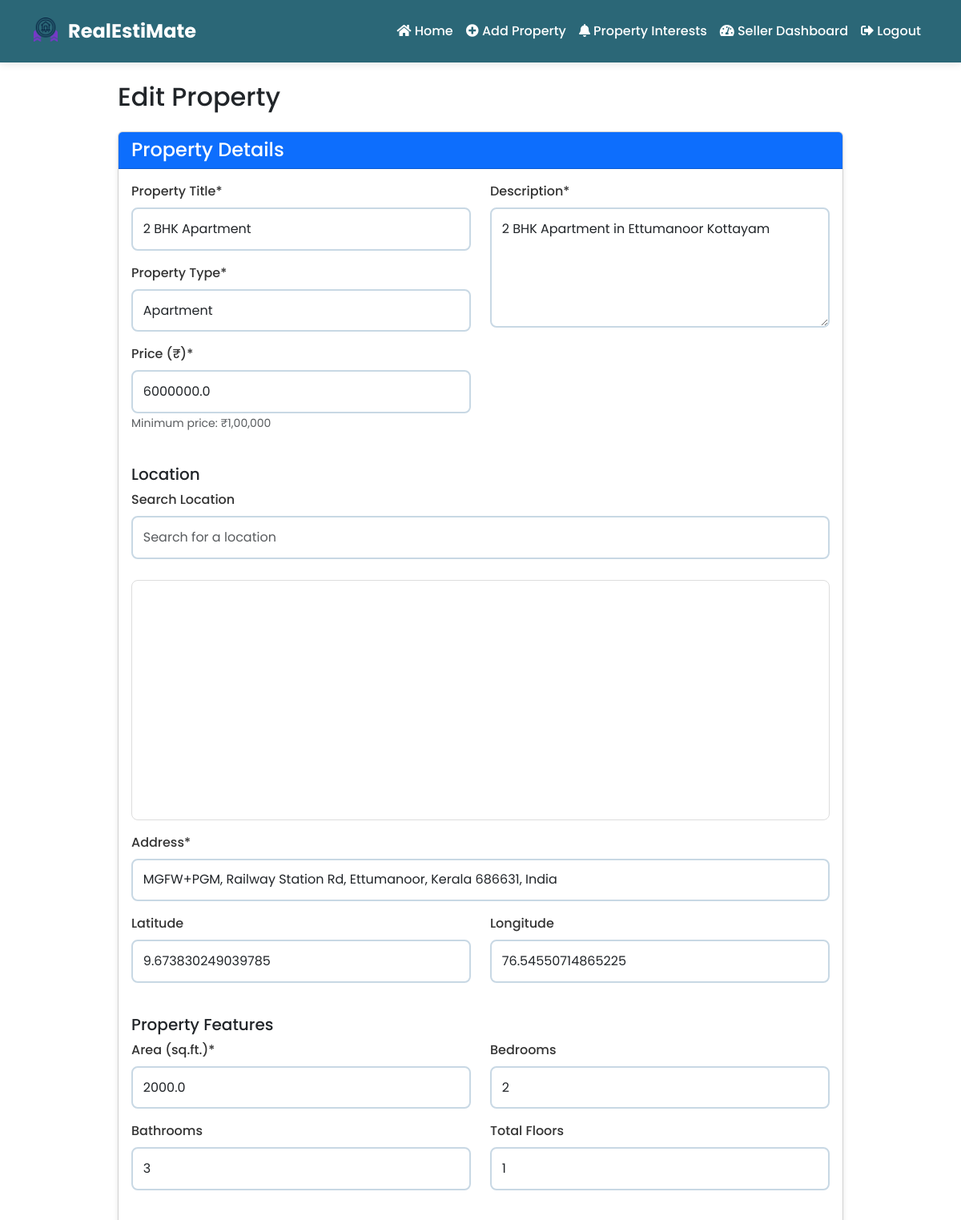
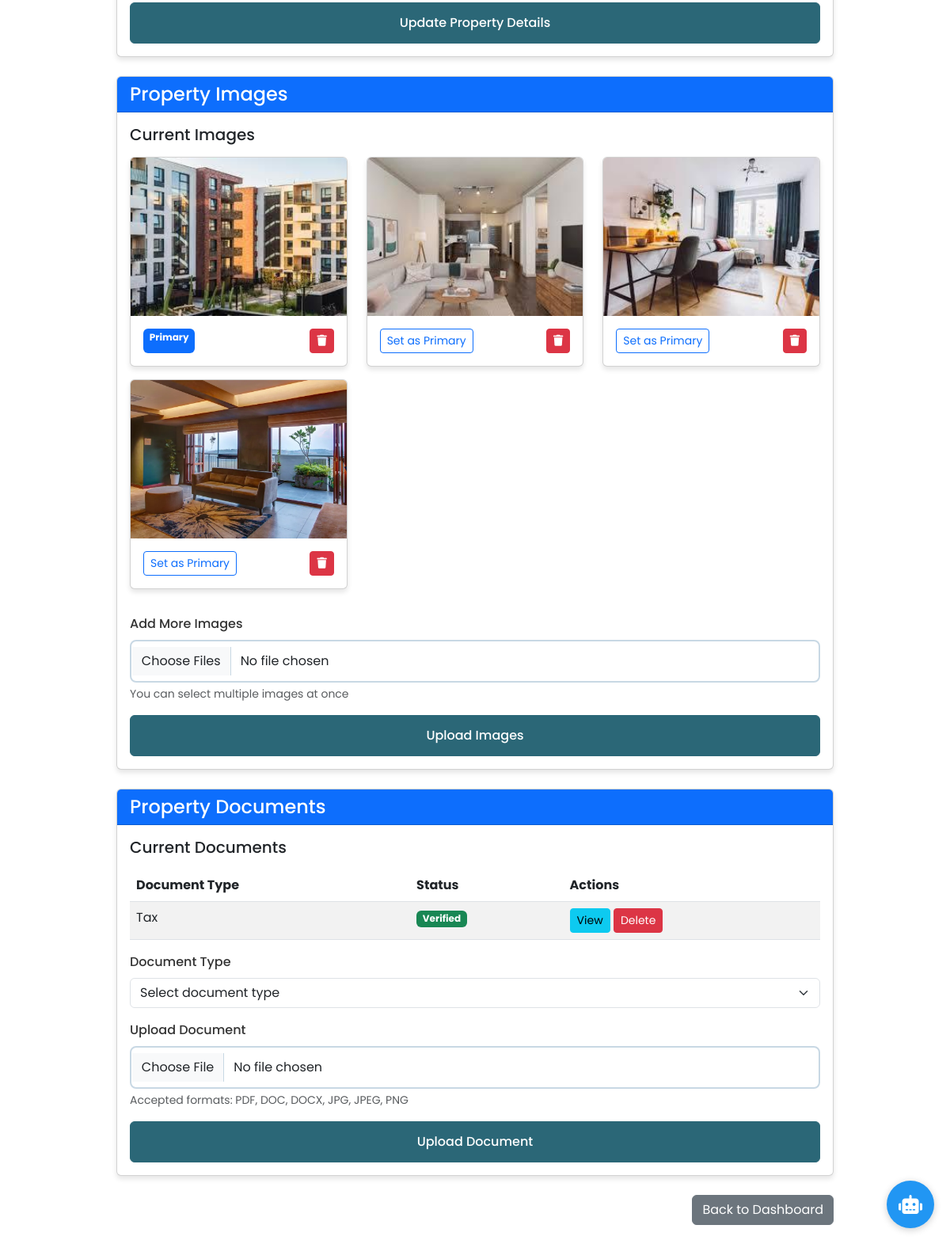
The page /property/edit/5 (signed in) on the database its author committed (2 pictures, top to bottom).
### app/models/property.py (models this page shows, shortened)
class Property(db.Model):
    id = db.Column(db.Integer, primary_key=True)
    title = db.Column(db.String(100), nullable=False)
    description = db.Column(db.Text)
    price = db.Column(db.Float, nullable=False)
    property_type = db.Column(db.String(50))  # 'house', 'apartment', 'plot'
    location = db.Column(db.String(100), nullable=False)
    latitude = db.Column(db.Float)
    longitude = db.Column(db.Float)
    area = db.Column(db.Float)  # in square feet
    area_unit = db.Column(db.String(20), default='sq_ft')
    bedrooms = db.Column(db.Integer)
    bathrooms = db.Column(db.Integer)
    floor = db.Column(db.Integer)  # for apartments
    total_floors = db.Column(db.Integer)
    plot_dimensions = db.Column(db.String(50))  # e.g., "40x60"
    corner_plot = db.Column(db.Boolean, default=False)
    facing = db.Column(db.String(20))  # North, South, East, West
    image_filename = db.Column(db.String(255))
    image_url = db.Column(db.String(255))
    created_at = db.Column(db.DateTime, default=datetime.utcnow)
    user_id = db.Column(db.Integer, db.ForeignKey('user.id'), nullable=False)
    is_available = db.Column(db.Boolean, default=True)
    is_verified = db.Column(db.Boolean, default=False)
    verification_status = db.Column(db.String(20), default='pending')  # pending, approved, rejected
    admin_feedback = db.Column(db.Text)  # For rejection reason
    verified_at = db.Column(db.DateTime)
    verified_by = db.Column(db.Integer, db.ForeignKey('user.id'), nullable=True)
    interests = db.relationship('PropertyInterest', lazy='dynamic', cascade='all, delete-orphan')
    images = db.relationship('PropertyImage', back_populates='property', cascade='all, delete-orphan')
    documents = db.relationship('PropertyDocument', back_populates='property', cascade='all, delete-orphan')

### app/models/property_image.py (models this page shows)
class PropertyImage(db.Model):
    id = db.Column(db.Integer, primary_key=True)
    property_id = db.Column(db.Integer, db.ForeignKey('property.id', ondelete='CASCADE'), nullable=False)
    filename = db.Column(db.String(255), nullable=False)
    url = db.Column(db.String(255), nullable=False)
    is_primary = db.Column(db.Boolean, default=False)
    created_at = db.Column(db.DateTime, default=datetime.utcnow)
    property = db.relationship('Property', back_populates='images')

### app/models/property_document.py (models this page shows)
class PropertyDocument(db.Model):
    id = db.Column(db.Integer, primary_key=True)
    property_id = db.Column(db.Integer, db.ForeignKey('property.id', ondelete='CASCADE'), nullable=False)
    filename = db.Column(db.String(255), nullable=False)
    url = db.Column(db.String(255), nullable=False)
    document_type = db.Column(db.String(100), nullable=False)  # tax, deed, title, other
    is_verified = db.Column(db.Boolean, default=False)
    admin_feedback = db.Column(db.Text)
    created_at = db.Column(db.DateTime, default=datetime.utcnow)
    verified_at = db.Column(db.DateTime)
    verified_by = db.Column(db.Integer, db.ForeignKey('user.id'), nullable=True)
    property = db.relationship('Property', back_populates='documents')

### app/routes/property.py (the view, shortened to what this page needs)
@bp.route('/edit/<int:id>', methods=['GET', 'POST'])
@login_required
def edit(id):
    property = Property.query.get_or_404(id)
    if property.user_id != current_user.id:
        flash('You can only edit your own properties', 'danger')
        return redirect(url_for('user.seller_dashboard'))
    return render_template('property/edit.html', property=property)

### app/templates/property/edit.html (shortened to what this page needs)
{% extends "base.html" %}
{% block content %}
<div class="container mt-4">
    <div class="row justify-content-center">
        <div class="col-md-10">
            <h2 class="mb-4">Edit Property</h2>
            <div class="card mb-4">
                <div class="card-header bg-primary text-white">
                    <h4 class="mb-0">Property Details</h4>
                </div>
                <div class="card-body">
                    <form method="POST" id="propertyDetailsForm" action="{{ url_for('property.update_details', id=property.id) }}">
                        <div class="row mb-4">
                            <div class="col-md-6">
                                <div class="form-group mb-3">
                                    <label class="form-label">Property Title*</label>
                                    <input type="text" name="title" id="title" class="form-control"
                                        value="{{ property.title }}" required>
                                </div>
                                <div class="form-group mb-3">
                                    <label class="form-label">Property Type*</label>
                                    <select name="property_type" id="propertyType" class="form-control" required>
                                        <option value="apartment" {% if property.property_type=='apartment' %}selected{% endif %}>Apartment</option>
                                    </select>
                                </div>
                                <div class="form-group mb-3">
                                    <label class="form-label">Price (₹)*</label>
                                    <input type="number" name="price" id="price" class="form-control"
                                        value="{{ property.price }}" required min="100000" step="1000">
                                    <small class="text-muted">Minimum price: ₹1,00,000</small>
                                </div>
                            </div>
                            <div class="col-md-6">
                                <div class="form-group mb-3">
                                    <label class="form-label">Description*</label>
                                    <textarea name="description" id="description" class="form-control" rows="5"
                                        required>{{ property.description }}</textarea>
                                </div>
                            </div>
                        </div>
                        <div class="mb-4">
                            <h5>Location</h5>
                            <div class="row">
                                <div class="col-md-12 mb-3">
                                    <label class="form-label">Search Location</label>
                                    <input type="text" id="locationSearch" class="form-control" placeholder="Search for a location">
                                </div>
                                <div class="col-md-12 mb-3">
                                    <div id="map" style="height: 300px; width: 100%;"></div>
                                </div>
                                <div class="col-md-12 mb-3">
                                    <label class="form-label">Address*</label>
                                    <input type="text" name="location" id="location" class="form-control"
                                        value="{{ property.location }}" required>
                                </div>
                                <div class="col-md-6 mb-3">
                                    <label class="form-label">Latitude</label>
                                    <input type="text" name="latitude" id="latitude" class="form-control"
                                        value="{{ property.latitude or '' }}" readonly>
                                </div>
                                <div class="col-md-6 mb-3">
                                    <label class="form-label">Longitude</label>
                                    <input type="text" name="longitude" id="longitude" class="form-control"
                                        value="{{ property.longitude or '' }}" readonly>
                                </div>
                            </div>
                        </div>
                        <div class="mb-4">
                            <h5>Property Features</h5>
                            <div class="row">
                                <div class="col-md-6 mb-3">
                                    <label class="form-label">Area (sq.ft.)*</label>
                                    <input type="number" name="area" id="area" class="form-control"
                                        value="{{ property.area }}" required min="1" step="0.01">
                                </div>
                                <div class="col-md-6 mb-3">
                                    <label class="form-label">Bedrooms</label>
                                    <input type="number" name="bedrooms" id="bedrooms" class="form-control"
                                        value="{{ property.bedrooms or '' }}" min="1">
                                </div>
                                <div class="col-md-6 mb-3">
                                    <label class="form-label">Bathrooms</label>
                                    <input type="number" name="bathrooms" id="bathrooms" class="form-control"
                                        value="{{ property.bathrooms or '' }}" min="1">
                                </div>
                                <div class="col-md-6 mb-3">
                                    <label class="form-label">Total Floors</label>
                                    <input type="number" name="total_floors" id="total_floors" class="form-control"
                                        value="{{ property.total_floors or '' }}" min="1">
                                </div>
                            </div>
                        </div>
                        <div class="d-grid gap-2">
                            <button type="submit" class="btn btn-primary">Update Property Details</button>
                        </div>
                    </form>
                </div>
            </div>
            <div class="card mb-4">
                <div class="card-header bg-primary text-white">
                    <h4 class="mb-0">Property Images</h4>
                </div>
                <div class="card-body">
                    <h5 class="mb-3">Current Images</h5>
                    <div class="row">
                        {% for image in property.images %}
                        <div class="col-md-4 mb-3">
                            <div class="card">
                                <img src="{{ image.url }}" class="card-img-top" alt="Property Image">
                                <div class="card-body">
                                    <div class="d-flex justify-content-between">
                                        {% if image.is_primary %}
                                        <span class="badge bg-primary">Primary</span>
                                        {% else %}
                                        <a href="{{ url_for('property.set_primary_image', id=image.id) }}"
                                            class="btn btn-sm btn-outline-primary">Set as Primary</a>
                                        {% endif %}
                                        <a href="{{ url_for('property.delete_image', id=image.id) }}"
                                            class="btn btn-sm btn-danger"
                                            onclick="return confirm('Are you sure you want to delete this image?')">
                                            <i class="fas fa-trash"></i>
                                        </a>
                                    </div>
                                </div>
                            </div>
                        </div>
                        {% endfor %}
                    </div>
                    <form method="POST" action="{{ url_for('property.add_images', id=property.id) }}" enctype="multipart/form-data">
                        <div class="mb-3 mt-3">
                            <label for="property_images" class="form-label">Add More Images</label>
                            <input type="file" class="form-control" id="property_images" name="property_images"
                                multiple accept="image/*">
                            <div class="form-text">You can select multiple images at once</div>
                        </div>
                        <div class="d-grid gap-2">
                            <button type="submit" class="btn btn-primary">Upload Images</button>
                        </div>
                    </form>
                </div>
            </div>
            <div class="card mb-4">
                <div class="card-header bg-primary text-white">
                    <h4 class="mb-0">Property Documents</h4>
                </div>
                <div class="card-body">
                    <h5 class="mb-3">Current Documents</h5>
                    <div class="table-responsive">
                        <table class="table table-striped">
                            <thead>
                                <tr>
                                    <th>Document Type</th>
                                    <th>Status</th>
                                    <th>Actions</th>
                                </tr>
                            </thead>
                            <tbody>
                                {% for doc in property.documents %}
                                <tr>
                                    <td>{{ doc.document_type|title }}</td>
                                    <td>
                                        {% if doc.is_verified %}
                                        <span class="badge bg-success">Verified</span>
                                        {% else %}
                                        <span class="badge bg-warning text-dark">Pending</span>
                                        {% endif %}
                                    </td>
                                    <td>
                                        <a href="{{ doc.url }}" target="_blank" class="btn btn-sm btn-info">View</a>
                                        <a href="{{ url_for('property.delete_document', id=doc.id) }}"
                                           class="btn btn-sm btn-danger"
                                           onclick="return confirm('Are you sure you want to delete this document?')">
                                            Delete
                                        </a>
                                    </td>
                                </tr>
                                {% endfor %}
                            </tbody>
                        </table>
                    </div>
                    <form method="POST" action="{{ url_for('property.add_document', id=property.id) }}" enctype="multipart/form-data">
                        <div class="mb-3">
                            <label for="document_type" class="form-label">Document Type</label>
                            <select class="form-select" id="document_type" name="document_type" required>
                                <option value="">Select document type</option>
                            </select>
                        </div>
                        <div class="mb-3">
                            <label for="property_document" class="form-label">Upload Document</label>
                            <input type="file" class="form-control" id="property_document" name="property_document"
                                   accept=".pdf,.doc,.docx,.jpg,.jpeg,.png" required>
                            <div class="form-text">Accepted formats: PDF, DOC, DOCX, JPG, JPEG, PNG</div>
                        </div>
                        <div class="d-grid gap-2">
                            <button type="submit" class="btn btn-primary">Upload Document</button>
                        </div>
                    </form>
                </div>
            </div>
            <div class="text-end mb-4">
                <a href="{{ url_for('user.seller_dashboard') }}" class="btn btn-secondary">Back to Dashboard</a>
            </div>
        </div>
    </div>
</div>
{% endblock %}

### rows shown on the page
Property: title "2 BHK Apartment", property_type "Apartment", price "6000000.0", description "2 BHK Apartment in Ettumanoor Kottayam", location "MGFW+PGM, Railway Station Rd, Ettumanoor, Kerala 686631, India", latitude "9.673830249039785", longitude "76.54550714865225", area "2000.0", bedrooms "2", bathrooms "3", total_floors "1"
PropertyImage: url (picture), is_primary "Primary"
PropertyImage: url (picture)
PropertyImage: url (picture)
PropertyImage: url (picture)
PropertyDocument: document_type "Tax", is_verified "Verified"
